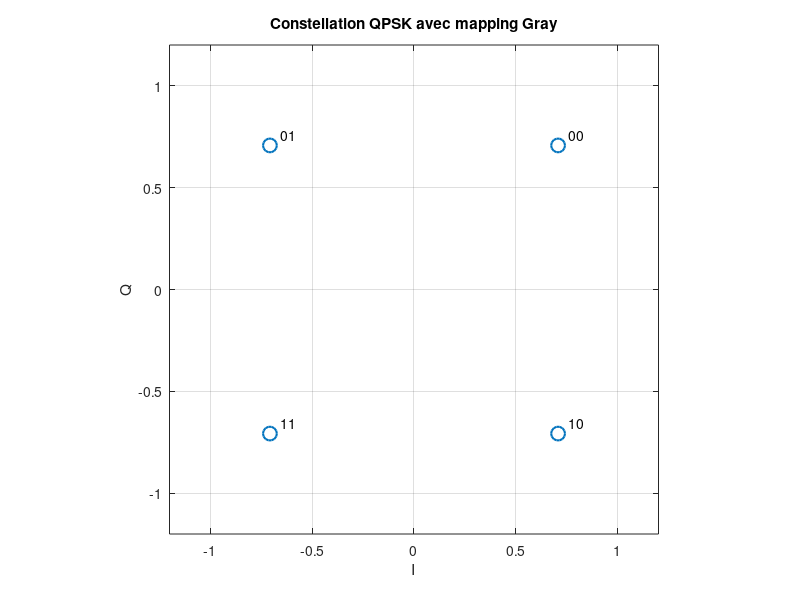

Reproduce this figure in MATLAB.
%% Partie 5 - Question 1
% Mapping Gray QPSK

clear;
clc;
close all;

%% Bits a tester
bits = [
    0 0;
    0 1;
    1 1;
    1 0
];

%% Mapping Gray

symboles = zeros(4,1);

for k = 1:4

    b1 = bits(k,1);
    b2 = bits(k,2);

    % Voie I
    I = 1 - 2*b2;

    % Voie Q
    Q = 1 - 2*b1;

    % Symbole QPSK normalise
    symboles(k) = (I + 1j*Q)/sqrt(2);

end

%% Affichage

fprintf('Mapping Gray QPSK :\n');

for k = 1:4

    fprintf('%d%d -> %.3f %+.3fj\n', ...
        bits(k,1), bits(k,2), ...
        real(symboles(k)), imag(symboles(k)));

end

%% energie

Es = mean(abs(symboles).^2);
Eb = Es / 2;
fprintf('\nEnergie symbole Es = %.4f\n', Es);
fprintf('Energie bit Eb = %.4f\n', Eb);

%% Constellation

figure;

plot(real(symboles), imag(symboles), 'o', ...
    'MarkerSize', 10, 'LineWidth', 1.5);

grid on;
axis equal;

xlabel('I');
ylabel('Q');

title('Constellation QPSK avec mapping Gray');

xlim([-1.2 1.2]);
ylim([-1.2 1.2]);

text(real(symboles)+0.05, imag(symboles)+0.05, ...
    {'00','01','11','10'});
